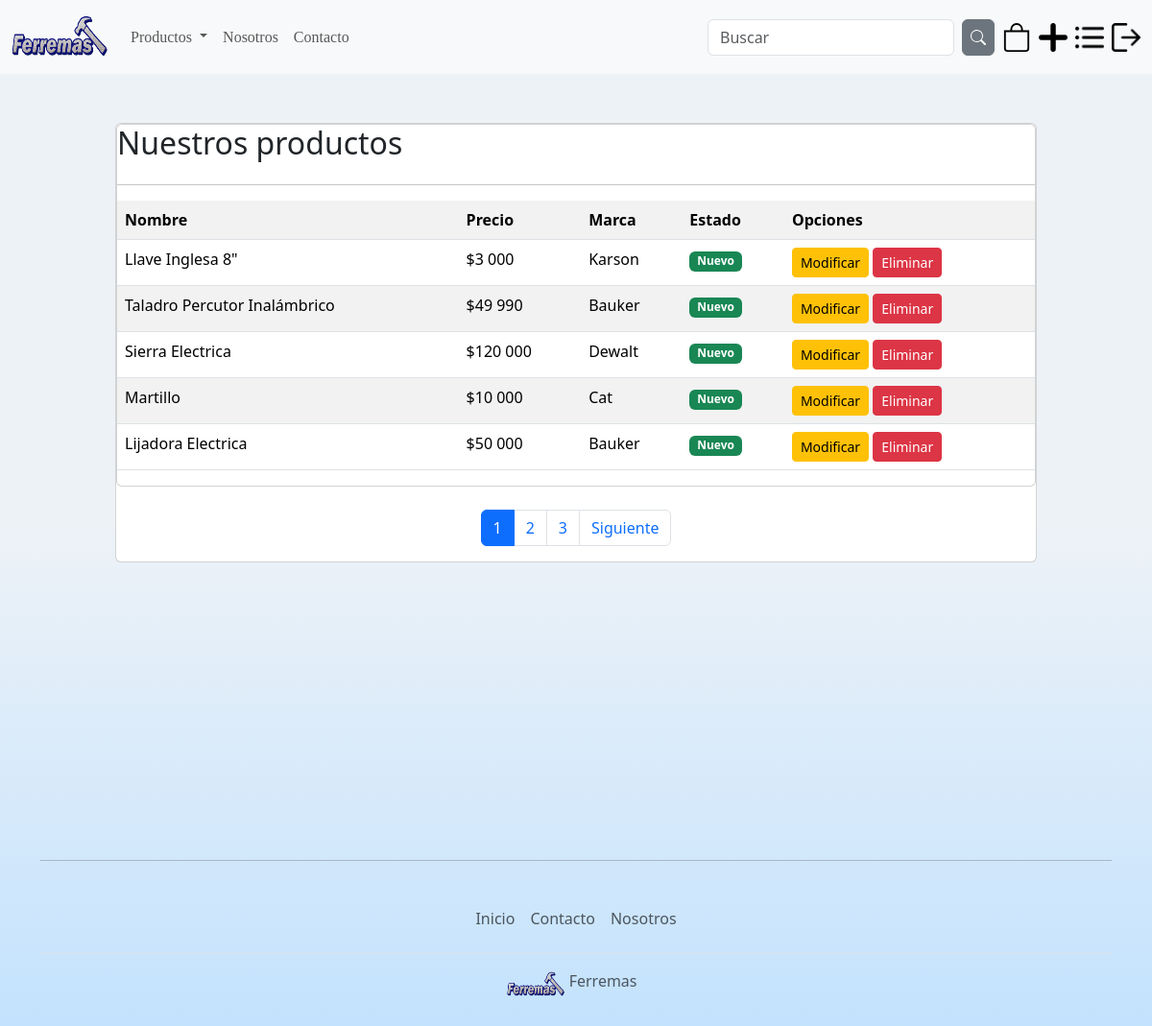
The app's page /listarProductos/ (signed in) with its own data.
### app/models.py (models this page shows, shortened)
class Producto(models.Model):
    nombre = models.CharField(max_length=50)
    precio = models.IntegerField()
    descripcion = models.TextField
    nuevo = models.BooleanField()
    marca = models.ForeignKey(Marca, on_delete=models.PROTECT)
    categoria = models.ForeignKey(Categoria, on_delete=models.PROTECT, null=True, blank=True)
    subcategoria = models.ForeignKey(Subcategoria, on_delete=models.PROTECT, null=True, blank=True)
    fecha_fabricacion = models.DateField()
    imagen = models.ImageField(upload_to='productos', null=True, blank=True)
    stock = models.PositiveIntegerField(default=0)

class Marca(models.Model):
    nombre = models.CharField(max_length=50)
    def __str__(self):
        return self.nombre

### app/views.py (the view)
@permission_required('app.view_producto')
def listarProductos(request):
    productos = Producto.objects.all()
    page = request.GET.get('page', 1)
    try :
        paginator = Paginator(productos, 5)
        productos = paginator.page(page)
    except:
        raise Http404()
    data = {
        'entity': productos,
        'paginator': paginator
    }
    return render(request, 'app/producto/listar.html', data)

### app/templates/app/producto/listar.html (shortened to what this page needs)
{% extends 'app/base.html' %}
{% block contenido %}
{% load humanize %}
<br><br>
<div class="card">
    <div class="card body">
        <h2>Nuestros productos</h2>
        <hr>
        <table class="table table-striped table-hover table-responsive-sm">
    <tr>
        <th>Nombre</th>
        <th>Precio</th>
        <th>Marca</th>
        <th>Estado</th>
        <th> Opciones</th>
    </tr>
    {% for p in entity %}
    <tr>
        <td>{{p.nombre | title}}</td>
        <td>${{p.precio | intcomma }}</td>
        <td>{{p.marca | title}}</td>
        <td>
            {% if p.nuevo %}
                <span class="badge bg-success">Nuevo</span>
            {% else %}
                <span class="badge bg-danger">Usado</span>
            {% endif %}
        </td>
        <td>
            {% if perms.app.change_producto %}
            <a href="{% url 'modificar_Producto' p.id %}" class=" btn btn-warning btn-sm">Modificar</a>
            {% endif %}
            {% if perms.app.delete_producto %}
            <a href="#" onclick="eliminarProducto({{ p.id }}); return false;" class="btn btn-danger btn-sm">Eliminar</a>
            {% endif %}
        </td>
    </tr>
    {%endfor %}
</table>
</div>
<br>
{% include 'app/paginator.html' %}
</div>
{% endblock %}

### app/static/app/css/style.css (style rules this page uses)
body { background-image: linear-gradient(180deg, #EDF2F7 50%, rgb(184, 222, 255)); background-position: 0 50%; background-size: 100% 120%; padding-top: 70px; }
* { margin: 0; padding: 0; }

### records on screen
Producto: nombre "Llave Inglesa 8\"", precio "3 000", marca "Karson", nuevo "Nuevo"
Producto: nombre "Taladro Percutor Inalámbrico", precio "49 990", marca "Bauker", nuevo "Nuevo"
Producto: nombre "Sierra Electrica", precio "120 000", marca "Dewalt", nuevo "Nuevo"
Producto: nombre "Martillo", precio "10 000", marca "Cat", nuevo "Nuevo"
Producto: nombre "Lijadora Electrica", precio "50 000", marca "Bauker", nuevo "Nuevo"

### other values on screen
{{ page }} "1" "2" "3"
